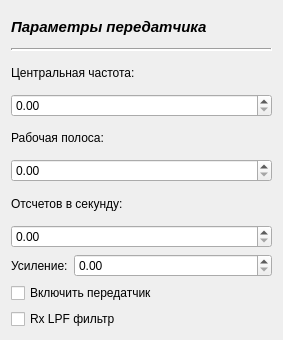
<?xml version="1.0" encoding="UTF-8"?>
<ui version="4.0">
 <class>CPage2</class>
 <widget class="QWidget" name="CPage2">
  <property name="geometry">
   <rect>
    <x>0</x>
    <y>0</y>
    <width>283</width>
    <height>340</height>
   </rect>
  </property>
  <property name="windowTitle">
   <string>Form</string>
  </property>
  <layout class="QHBoxLayout" name="horizontalLayout">
   <item>
    <layout class="QGridLayout" name="gridLayout">
     <item row="4" column="0" colspan="2">
      <widget class="QLabel" name="label_2">
       <property name="text">
        <string>Рабочая полоса:</string>
       </property>
      </widget>
     </item>
     <item row="0" column="0" colspan="2">
      <widget class="QLabel" name="label_5">
       <property name="font">
        <font>
         <pointsize>11</pointsize>
         <italic>true</italic>
         <bold>true</bold>
        </font>
       </property>
       <property name="text">
        <string>Параметры передатчика</string>
       </property>
      </widget>
     </item>
     <item row="6" column="0" colspan="2">
      <widget class="QLabel" name="label_3">
       <property name="text">
        <string>Отсчетов в секунду:</string>
       </property>
      </widget>
     </item>
     <item row="8" column="0">
      <widget class="QLabel" name="label_4">
       <property name="text">
        <string>Усиление:</string>
       </property>
      </widget>
     </item>
     <item row="7" column="0" colspan="2">
      <widget class="QDoubleSpinBox" name="doubleSpinBox_3"/>
     </item>
     <item row="2" column="0" colspan="2">
      <widget class="QLabel" name="label">
       <property name="text">
        <string>Центральная частота:</string>
       </property>
      </widget>
     </item>
     <item row="8" column="1">
      <widget class="QDoubleSpinBox" name="doubleSpinBox_4">
       <property name="sizePolicy">
        <sizepolicy hsizetype="MinimumExpanding" vsizetype="Fixed">
         <horstretch>0</horstretch>
         <verstretch>0</verstretch>
        </sizepolicy>
       </property>
      </widget>
     </item>
     <item row="9" column="0" colspan="2">
      <widget class="QCheckBox" name="checkBox">
       <property name="sizePolicy">
        <sizepolicy hsizetype="Minimum" vsizetype="Fixed">
         <horstretch>0</horstretch>
         <verstretch>0</verstretch>
        </sizepolicy>
       </property>
       <property name="layoutDirection">
        <enum>Qt::LeftToRight</enum>
       </property>
       <property name="text">
        <string>Включить передатчик</string>
       </property>
      </widget>
     </item>
     <item row="10" column="0" colspan="2">
      <widget class="QCheckBox" name="checkBox_2">
       <property name="layoutDirection">
        <enum>Qt::LeftToRight</enum>
       </property>
       <property name="text">
        <string>Rx LPF фильтр</string>
       </property>
      </widget>
     </item>
     <item row="3" column="0" colspan="2">
      <widget class="QDoubleSpinBox" name="doubleSpinBox"/>
     </item>
     <item row="5" column="0" colspan="2">
      <widget class="QDoubleSpinBox" name="doubleSpinBox_2"/>
     </item>
     <item row="1" column="0" colspan="2">
      <widget class="Line" name="line">
       <property name="lineWidth">
        <number>2</number>
       </property>
       <property name="orientation">
        <enum>Qt::Horizontal</enum>
       </property>
      </widget>
     </item>
    </layout>
   </item>
  </layout>
 </widget>
 <resources/>
 <connections/>
</ui>
